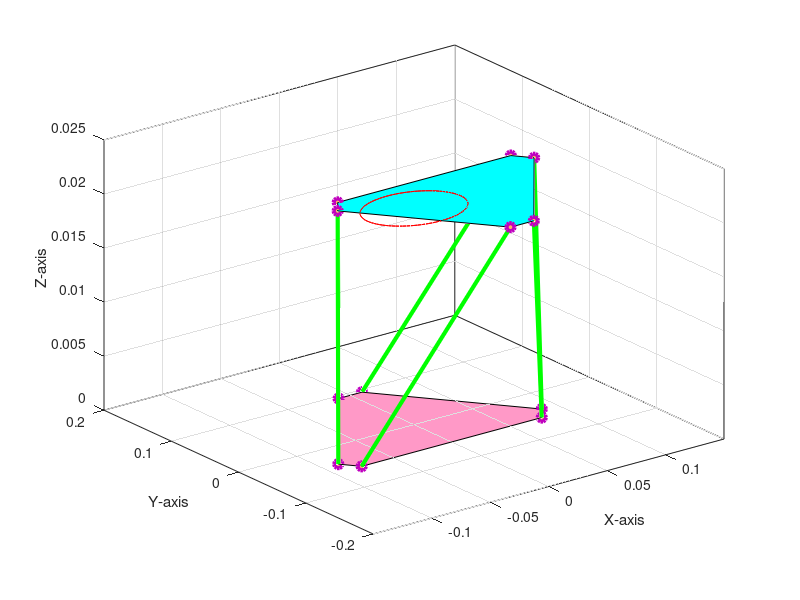

MATLAB code to generate this figure:
clear all; close all;clc;
d=0.020;c=0.148;d1=0.020;c1=0.154;h=d1;
A=[];
B=[];
C=[];

for j=0:4:360*2
    
    r=0.04;
    xCircle=r*cos(j*3.14159/180);
    yCircle=r*sin(j*3.14159/180);
%top center co-ordinate in the frame of base center
xCTop=xCircle;
yCTop=yCircle;
zCTop=[h]; %height

%co-ordinates of the base plate in its own frame
xBase=[-c1/2, -c1/2-d/2, -d/2, d/2, c1/2+d/2, c1/2];
yBase=[-sqrt(3)*(c1+2*d)/6, -sqrt(3)*(c1-d)/6, sqrt(3)*(2*c1+d)/6, sqrt(3)*(2*c1+d)/6, -sqrt(3)*(c1-d)/6, -sqrt(3)*(c1+2*d)/6];
zBase=[0,0,0,0,0,0];
plate1=[xBase;yBase;zBase];

%co-ordinates of the top plate in its own frame
xTopFrame=[-d/2, -c/2-d/2, -c/2, +c/2,(c+d)/2, d/2];
yTopFrame=[-sqrt(3)*(2*c+d)/6, sqrt(3)*(c-d)/6, sqrt(3)*(c+2*d)/6, sqrt(3)*(c+2*d)/6, sqrt(3)*(c-d)/6, -sqrt(3)*(2*c+d)/6];
zTopFrame=[0,0,0,0,0,0];

%co-ordinates of the top plate in frame of the bottom plates center
xTop=xTopFrame+xCTop;
yTop=yTopFrame+yCTop;
zTop=zTopFrame+zCTop;

plate2=[xTop;yTop;zTop];

fill3(xBase,yBase,zBase,[1 0.6 0.78]); hold on; 
grid on; axis([-.15 .15 -.2 .2 0 .025]);
fill3(xTop,yTop,zTop,'c'); hold on;

for i=1:6
    plot3([xBase(i),xTop(i)],[yBase(i),yTop(i)],[zBase(i),zTop(i)],...
          'MarkerFaceColor',[1 0.694117665290833 0.39215686917305],...
          'MarkerEdgeColor',[0.749019622802734 0 0.749019622802734],...
          'Marker','o',...
          'LineWidth',3,...
          'Color',[0 1 0]);
          hold on;

xlabel('X-axis');
ylabel('Y-axis');
zlabel('Z-axis');
end
    A=[A;xCTop];
    B=[B;yCTop];
    C=[C;zCTop];
    plot3(A,B,C,'r');
hold off
pause(0.025);
end